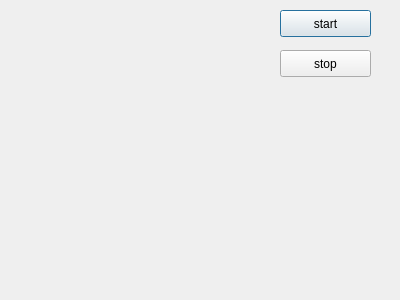
<?xml version="1.0" encoding="UTF-8"?>
<ui version="4.0">
 <class>Dialog</class>
 <widget class="QDialog" name="Dialog">
  <property name="geometry">
   <rect>
    <x>0</x>
    <y>0</y>
    <width>400</width>
    <height>300</height>
   </rect>
  </property>
  <property name="windowTitle">
   <string>Dialog</string>
  </property>
  <widget class="QPushButton" name="btStart">
   <property name="geometry">
    <rect>
     <x>280</x>
     <y>10</y>
     <width>91</width>
     <height>27</height>
    </rect>
   </property>
   <property name="text">
    <string>start</string>
   </property>
  </widget>
  <widget class="QPushButton" name="btStop">
   <property name="geometry">
    <rect>
     <x>280</x>
     <y>50</y>
     <width>91</width>
     <height>27</height>
    </rect>
   </property>
   <property name="text">
    <string>stop</string>
   </property>
  </widget>
 </widget>
 <layoutdefault spacing="6" margin="11"/>
 <resources/>
 <connections/>
</ui>
